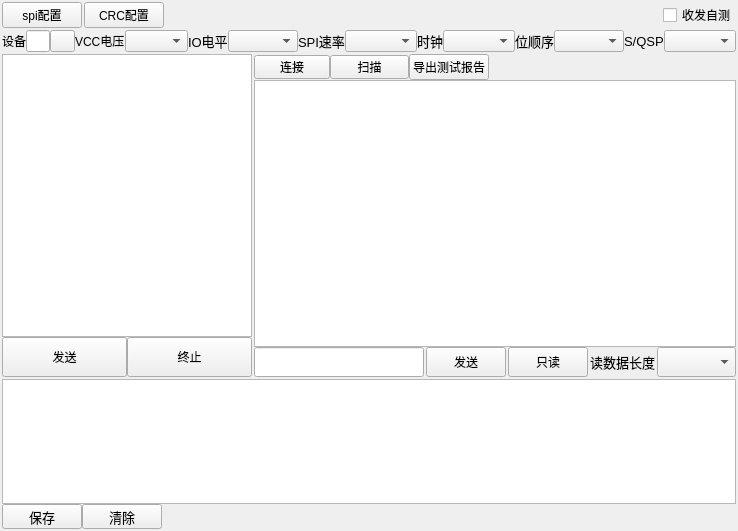
<?xml version="1.0" encoding="UTF-8"?>
<ui version="4.0">
 <class>Application</class>
 <widget class="QWidget" name="Application">
  <property name="geometry">
   <rect>
    <x>0</x>
    <y>0</y>
    <width>738</width>
    <height>531</height>
   </rect>
  </property>
  <property name="sizePolicy">
   <sizepolicy hsizetype="Ignored" vsizetype="Ignored">
    <horstretch>0</horstretch>
    <verstretch>0</verstretch>
   </sizepolicy>
  </property>
  <property name="minimumSize">
   <size>
    <width>0</width>
    <height>0</height>
   </size>
  </property>
  <property name="maximumSize">
   <size>
    <width>2000</width>
    <height>1000</height>
   </size>
  </property>
  <property name="windowTitle">
   <string>SPI上位机</string>
  </property>
  <property name="toolTip">
   <string/>
  </property>
  <layout class="QGridLayout" name="gridLayout_2">
   <property name="leftMargin">
    <number>2</number>
   </property>
   <property name="topMargin">
    <number>2</number>
   </property>
   <property name="rightMargin">
    <number>2</number>
   </property>
   <property name="bottomMargin">
    <number>2</number>
   </property>
   <property name="spacing">
    <number>2</number>
   </property>
   <item row="0" column="0">
    <layout class="QHBoxLayout" name="horizontalLayout_13">
     <item>
      <widget class="QPushButton" name="button_fold_config">
       <property name="text">
        <string>spi配置</string>
       </property>
      </widget>
     </item>
     <item>
      <widget class="QPushButton" name="pushButton_crc_fonfig">
       <property name="text">
        <string>CRC配置</string>
       </property>
      </widget>
     </item>
     <item>
      <spacer name="horizontalSpacer_2">
       <property name="orientation">
        <enum>Qt::Orientation::Horizontal</enum>
       </property>
       <property name="sizeHint" stdset="0">
        <size>
         <width>40</width>
         <height>20</height>
        </size>
       </property>
      </spacer>
     </item>
     <item>
      <widget class="QCheckBox" name="check_box_test">
       <property name="toolTip">
        <string>勾选上此勾选框，连接设备发送和接收端，可自测设备是否正常工作</string>
       </property>
       <property name="text">
        <string>收发自测</string>
       </property>
      </widget>
     </item>
    </layout>
   </item>
   <item row="1" column="0">
    <layout class="QHBoxLayout" name="horizontalLayout_8">
     <property name="spacing">
      <number>0</number>
     </property>
     <item>
      <widget class="QWidget" name="spi_config_widget" native="true">
       <property name="maximumSize">
        <size>
         <width>16777215</width>
         <height>16777215</height>
        </size>
       </property>
       <layout class="QHBoxLayout" name="horizontalLayout_12">
        <property name="spacing">
         <number>0</number>
        </property>
        <property name="leftMargin">
         <number>0</number>
        </property>
        <property name="topMargin">
         <number>0</number>
        </property>
        <property name="rightMargin">
         <number>0</number>
        </property>
        <property name="bottomMargin">
         <number>0</number>
        </property>
        <item>
         <widget class="QLabel" name="label_decive">
          <property name="minimumSize">
           <size>
            <width>0</width>
            <height>0</height>
           </size>
          </property>
          <property name="maximumSize">
           <size>
            <width>35</width>
            <height>25</height>
           </size>
          </property>
          <property name="font">
           <font>
            <pointsize>9</pointsize>
           </font>
          </property>
          <property name="text">
           <string>设备</string>
          </property>
         </widget>
        </item>
        <item>
         <widget class="QLineEdit" name="line_device">
          <property name="minimumSize">
           <size>
            <width>0</width>
            <height>0</height>
           </size>
          </property>
          <property name="maximumSize">
           <size>
            <width>100</width>
            <height>25</height>
           </size>
          </property>
          <property name="font">
           <font>
            <pointsize>9</pointsize>
           </font>
          </property>
          <property name="readOnly">
           <bool>true</bool>
          </property>
         </widget>
        </item>
        <item>
         <widget class="QPushButton" name="button_refresh">
          <property name="maximumSize">
           <size>
            <width>25</width>
            <height>16777215</height>
           </size>
          </property>
          <property name="text">
           <string/>
          </property>
          <property name="icon">
           <iconset theme="QIcon::ThemeIcon::MediaPlaylistRepeat"/>
          </property>
          <property name="iconSize">
           <size>
            <width>13</width>
            <height>13</height>
           </size>
          </property>
         </widget>
        </item>
        <item>
         <widget class="QLabel" name="label_vcc">
          <property name="minimumSize">
           <size>
            <width>0</width>
            <height>0</height>
           </size>
          </property>
          <property name="maximumSize">
           <size>
            <width>50</width>
            <height>25</height>
           </size>
          </property>
          <property name="font">
           <font>
            <pointsize>9</pointsize>
           </font>
          </property>
          <property name="text">
           <string>VCC电压</string>
          </property>
         </widget>
        </item>
        <item>
         <widget class="QComboBox" name="combo_box_vcc">
          <property name="minimumSize">
           <size>
            <width>0</width>
            <height>0</height>
           </size>
          </property>
          <property name="maximumSize">
           <size>
            <width>63</width>
            <height>16777215</height>
           </size>
          </property>
          <property name="font">
           <font>
            <pointsize>9</pointsize>
           </font>
          </property>
         </widget>
        </item>
        <item>
         <widget class="QLabel" name="label_io">
          <property name="minimumSize">
           <size>
            <width>0</width>
            <height>0</height>
           </size>
          </property>
          <property name="maximumSize">
           <size>
            <width>40</width>
            <height>25</height>
           </size>
          </property>
          <property name="font">
           <font>
            <pointsize>10</pointsize>
           </font>
          </property>
          <property name="text">
           <string>IO电平</string>
          </property>
         </widget>
        </item>
        <item>
         <widget class="QComboBox" name="combo_box_io">
          <property name="minimumSize">
           <size>
            <width>0</width>
            <height>0</height>
           </size>
          </property>
          <property name="maximumSize">
           <size>
            <width>70</width>
            <height>16777215</height>
           </size>
          </property>
          <property name="font">
           <font>
            <pointsize>9</pointsize>
           </font>
          </property>
         </widget>
        </item>
        <item>
         <widget class="QLabel" name="label_speed">
          <property name="minimumSize">
           <size>
            <width>0</width>
            <height>0</height>
           </size>
          </property>
          <property name="maximumSize">
           <size>
            <width>50</width>
            <height>25</height>
           </size>
          </property>
          <property name="font">
           <font>
            <pointsize>10</pointsize>
           </font>
          </property>
          <property name="text">
           <string>SPI速率</string>
          </property>
         </widget>
        </item>
        <item>
         <widget class="QComboBox" name="combo_box_speed">
          <property name="minimumSize">
           <size>
            <width>0</width>
            <height>0</height>
           </size>
          </property>
          <property name="maximumSize">
           <size>
            <width>85</width>
            <height>16777215</height>
           </size>
          </property>
          <property name="font">
           <font>
            <pointsize>9</pointsize>
           </font>
          </property>
         </widget>
        </item>
        <item>
         <widget class="QLabel" name="label_clk">
          <property name="minimumSize">
           <size>
            <width>0</width>
            <height>0</height>
           </size>
          </property>
          <property name="maximumSize">
           <size>
            <width>30</width>
            <height>25</height>
           </size>
          </property>
          <property name="font">
           <font>
            <pointsize>10</pointsize>
           </font>
          </property>
          <property name="text">
           <string>时钟</string>
          </property>
         </widget>
        </item>
        <item>
         <widget class="QComboBox" name="combo_box_clk">
          <property name="minimumSize">
           <size>
            <width>0</width>
            <height>0</height>
           </size>
          </property>
          <property name="maximumSize">
           <size>
            <width>100</width>
            <height>16777215</height>
           </size>
          </property>
          <property name="font">
           <font>
            <pointsize>9</pointsize>
           </font>
          </property>
         </widget>
        </item>
        <item>
         <widget class="QLabel" name="label_bit">
          <property name="minimumSize">
           <size>
            <width>0</width>
            <height>0</height>
           </size>
          </property>
          <property name="maximumSize">
           <size>
            <width>40</width>
            <height>25</height>
           </size>
          </property>
          <property name="font">
           <font>
            <pointsize>10</pointsize>
           </font>
          </property>
          <property name="text">
           <string>位顺序</string>
          </property>
         </widget>
        </item>
        <item>
         <widget class="QComboBox" name="combo_box_bit">
          <property name="minimumSize">
           <size>
            <width>0</width>
            <height>0</height>
           </size>
          </property>
          <property name="maximumSize">
           <size>
            <width>70</width>
            <height>16777215</height>
           </size>
          </property>
          <property name="font">
           <font>
            <pointsize>9</pointsize>
           </font>
          </property>
         </widget>
        </item>
        <item>
         <widget class="QLabel" name="label_s_or_q">
          <property name="minimumSize">
           <size>
            <width>0</width>
            <height>0</height>
           </size>
          </property>
          <property name="maximumSize">
           <size>
            <width>40</width>
            <height>25</height>
           </size>
          </property>
          <property name="font">
           <font>
            <pointsize>10</pointsize>
           </font>
          </property>
          <property name="text">
           <string>S/QSPI</string>
          </property>
         </widget>
        </item>
        <item>
         <widget class="QComboBox" name="combo_box_s_or_q">
          <property name="minimumSize">
           <size>
            <width>0</width>
            <height>0</height>
           </size>
          </property>
          <property name="maximumSize">
           <size>
            <width>100</width>
            <height>16777215</height>
           </size>
          </property>
          <property name="font">
           <font>
            <pointsize>9</pointsize>
           </font>
          </property>
         </widget>
        </item>
       </layout>
      </widget>
     </item>
    </layout>
   </item>
   <item row="2" column="0">
    <layout class="QGridLayout" name="gridLayout">
     <item row="1" column="0">
      <widget class="QWidget" name="log_widget" native="true">
       <property name="sizePolicy">
        <sizepolicy hsizetype="Preferred" vsizetype="Preferred">
         <horstretch>0</horstretch>
         <verstretch>0</verstretch>
        </sizepolicy>
       </property>
       <property name="minimumSize">
        <size>
         <width>0</width>
         <height>0</height>
        </size>
       </property>
       <property name="maximumSize">
        <size>
         <width>16777215</width>
         <height>150</height>
        </size>
       </property>
       <layout class="QGridLayout" name="gridLayout_3">
        <property name="leftMargin">
         <number>0</number>
        </property>
        <property name="topMargin">
         <number>0</number>
        </property>
        <property name="rightMargin">
         <number>0</number>
        </property>
        <property name="bottomMargin">
         <number>0</number>
        </property>
        <property name="spacing">
         <number>0</number>
        </property>
        <item row="2" column="1">
         <widget class="QPushButton" name="button_clear">
          <property name="minimumSize">
           <size>
            <width>80</width>
            <height>25</height>
           </size>
          </property>
          <property name="maximumSize">
           <size>
            <width>50</width>
            <height>25</height>
           </size>
          </property>
          <property name="font">
           <font>
            <family>宋体</family>
            <pointsize>10</pointsize>
           </font>
          </property>
          <property name="toolTip">
           <string>清除</string>
          </property>
          <property name="text">
           <string>清除</string>
          </property>
         </widget>
        </item>
        <item row="0" column="0" colspan="3">
         <widget class="QPlainTextEdit" name="text_log">
          <property name="sizePolicy">
           <sizepolicy hsizetype="Expanding" vsizetype="Expanding">
            <horstretch>0</horstretch>
            <verstretch>0</verstretch>
           </sizepolicy>
          </property>
          <property name="minimumSize">
           <size>
            <width>0</width>
            <height>0</height>
           </size>
          </property>
          <property name="maximumSize">
           <size>
            <width>16777215</width>
            <height>16777215</height>
           </size>
          </property>
          <property name="font">
           <font>
            <family>宋体</family>
            <pointsize>12</pointsize>
           </font>
          </property>
          <property name="frameShadow">
           <enum>QFrame::Shadow::Raised</enum>
          </property>
          <property name="readOnly">
           <bool>true</bool>
          </property>
          <property name="plainText">
           <string/>
          </property>
         </widget>
        </item>
        <item row="2" column="0">
         <widget class="QPushButton" name="button_save">
          <property name="minimumSize">
           <size>
            <width>80</width>
            <height>25</height>
           </size>
          </property>
          <property name="maximumSize">
           <size>
            <width>50</width>
            <height>25</height>
           </size>
          </property>
          <property name="font">
           <font>
            <family>宋体</family>
            <pointsize>10</pointsize>
           </font>
          </property>
          <property name="toolTip">
           <string>保存</string>
          </property>
          <property name="text">
           <string>保存</string>
          </property>
         </widget>
        </item>
       </layout>
      </widget>
     </item>
     <item row="0" column="0">
      <layout class="QGridLayout" name="gridLayout_5">
       <item row="0" column="0">
        <layout class="QGridLayout" name="gridLayout_9" rowstretch="0,0">
         <property name="spacing">
          <number>0</number>
         </property>
         <item row="1" column="1">
          <widget class="QPushButton" name="MCU_button_stop">
           <property name="minimumSize">
            <size>
             <width>0</width>
             <height>40</height>
            </size>
           </property>
           <property name="text">
            <string>终止</string>
           </property>
          </widget>
         </item>
         <item row="1" column="0">
          <widget class="QPushButton" name="MCU_button_send">
           <property name="minimumSize">
            <size>
             <width>0</width>
             <height>40</height>
            </size>
           </property>
           <property name="text">
            <string>发送</string>
           </property>
          </widget>
         </item>
         <item row="0" column="0" colspan="2">
          <widget class="QListWidget" name="MCU_list_test">
           <property name="minimumSize">
            <size>
             <width>0</width>
             <height>0</height>
            </size>
           </property>
           <property name="maximumSize">
            <size>
             <width>16777215</width>
             <height>16777215</height>
            </size>
           </property>
           <property name="resizeMode">
            <enum>QListView::ResizeMode::Fixed</enum>
           </property>
          </widget>
         </item>
        </layout>
       </item>
       <item row="0" column="1">
        <layout class="QVBoxLayout" name="verticalLayout_7">
         <property name="spacing">
          <number>0</number>
         </property>
         <item>
          <layout class="QHBoxLayout" name="horizontalLayout_3">
           <item>
            <widget class="QPushButton" name="button_mcu_connect">
             <property name="maximumSize">
              <size>
               <width>76</width>
               <height>24</height>
              </size>
             </property>
             <property name="text">
              <string>连接</string>
             </property>
            </widget>
           </item>
           <item>
            <widget class="QPushButton" name="button_mcu_scan">
             <property name="maximumSize">
              <size>
               <width>79</width>
               <height>24</height>
              </size>
             </property>
             <property name="text">
              <string>扫描</string>
             </property>
            </widget>
           </item>
           <item>
            <widget class="QPushButton" name="button_mcu_export_pdf">
             <property name="text">
              <string>导出测试报告</string>
             </property>
            </widget>
           </item>
           <item>
            <spacer name="horizontalSpacer">
             <property name="orientation">
              <enum>Qt::Orientation::Horizontal</enum>
             </property>
             <property name="sizeHint" stdset="0">
              <size>
               <width>40</width>
               <height>20</height>
              </size>
             </property>
            </spacer>
           </item>
          </layout>
         </item>
         <item>
          <widget class="QListWidget" name="MCU_list_case">
           <property name="minimumSize">
            <size>
             <width>0</width>
             <height>0</height>
            </size>
           </property>
          </widget>
         </item>
         <item>
          <layout class="QHBoxLayout" name="horizontalLayout_14" stretch="0,0,0,0,0">
           <property name="spacing">
            <number>2</number>
           </property>
           <item>
            <widget class="QLineEdit" name="MCU_line_test">
             <property name="minimumSize">
              <size>
               <width>0</width>
               <height>30</height>
              </size>
             </property>
             <property name="font">
              <font>
               <pointsize>14</pointsize>
              </font>
             </property>
            </widget>
           </item>
           <item>
            <widget class="QPushButton" name="MCU_button_test">
             <property name="minimumSize">
              <size>
               <width>0</width>
               <height>30</height>
              </size>
             </property>
             <property name="text">
              <string>发送</string>
             </property>
            </widget>
           </item>
           <item>
            <widget class="QPushButton" name="button_receive">
             <property name="minimumSize">
              <size>
               <width>0</width>
               <height>30</height>
              </size>
             </property>
             <property name="maximumSize">
              <size>
               <width>16777215</width>
               <height>16777215</height>
              </size>
             </property>
             <property name="text">
              <string>只读</string>
             </property>
            </widget>
           </item>
           <item>
            <widget class="QLabel" name="label_receive_size">
             <property name="minimumSize">
              <size>
               <width>0</width>
               <height>30</height>
              </size>
             </property>
             <property name="maximumSize">
              <size>
               <width>16777215</width>
               <height>16777215</height>
              </size>
             </property>
             <property name="font">
              <font>
               <pointsize>10</pointsize>
               <bold>false</bold>
              </font>
             </property>
             <property name="text">
              <string>读数据长度</string>
             </property>
            </widget>
           </item>
           <item>
            <widget class="QComboBox" name="combo_box_size">
             <property name="minimumSize">
              <size>
               <width>0</width>
               <height>30</height>
              </size>
             </property>
             <property name="maximumSize">
              <size>
               <width>16777215</width>
               <height>30</height>
              </size>
             </property>
             <property name="font">
              <font>
               <pointsize>10</pointsize>
              </font>
             </property>
            </widget>
           </item>
          </layout>
         </item>
        </layout>
       </item>
      </layout>
     </item>
    </layout>
   </item>
  </layout>
 </widget>
 <resources/>
 <connections/>
</ui>
